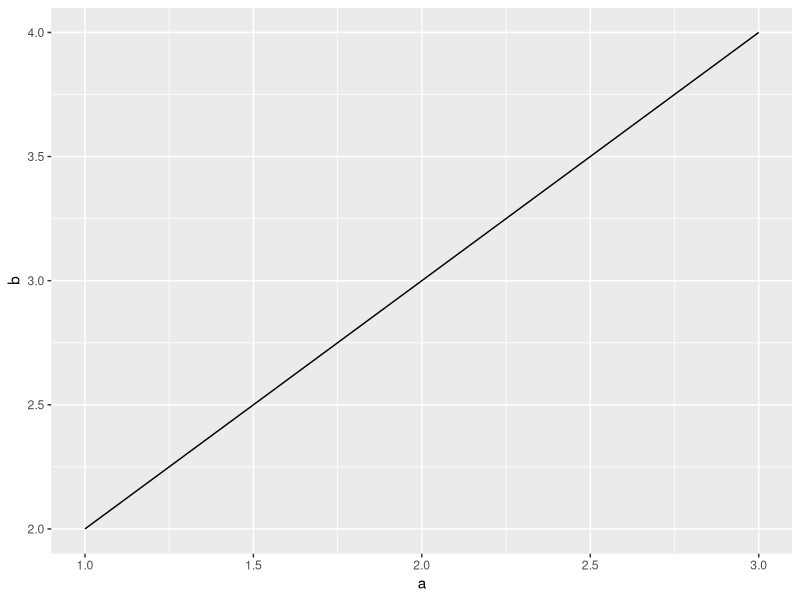

Here is the R script that generated this plot:
## ---- chunk 1
library(tidyverse)
tibble(a = 1:3, b = 2:4) %>% 
  ggplot(aes(a, b)) +
  geom_line()
